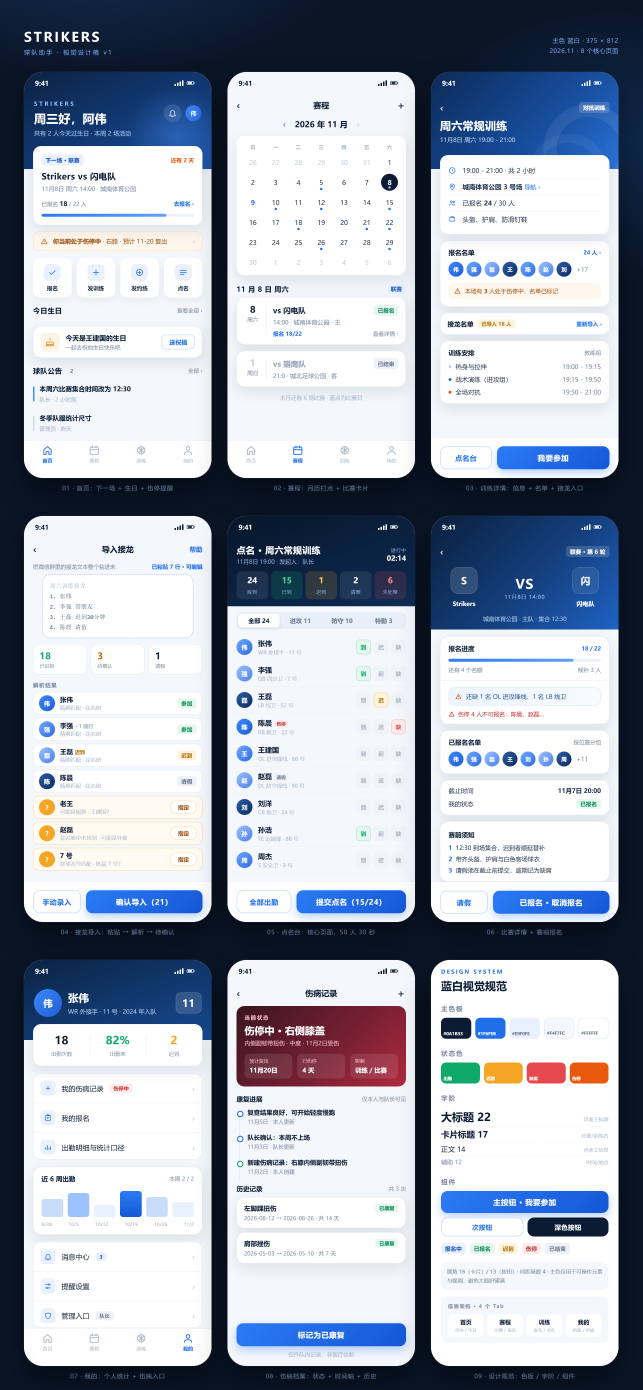
#> input picture design/out/board.png, 2570 x 5560 px (shown at 1/4 size)
$ python crop.py
#> lines starting #> are read from the running program, lines starting #| are printed output that depends on the picture
from PIL import Image
import os

BASE = os.path.dirname(os.path.abspath(__file__))
im = Image.open(os.path.join(BASE, "out", "board.png"))
#> im is the input picture: PIL image 2570x5560 RGB; mean R, G, B 160.8, 168.2, 181.5
W, H = im.size
#> W = 2570; H = 5560
sx, sy = W / 1285, H / 2780
#> sx = 2; sy = 2
n = 1
for j in range(3):
    for i in range(3):
        x = int((48 + i * 407) * sx)
        y = int((144 + j * 888) * sy)
        box = (x, y, x + int(375 * sx), y + int(812 * sy))
        im.crop(box).save(os.path.join(BASE, "out", f"s{n:02d}.png"))
        n += 1
#> this loop made 3 passes
#> pass 1, `im.crop(box).save(os.path.join(BASE, "out", f"s{n:02d}.png"))`:
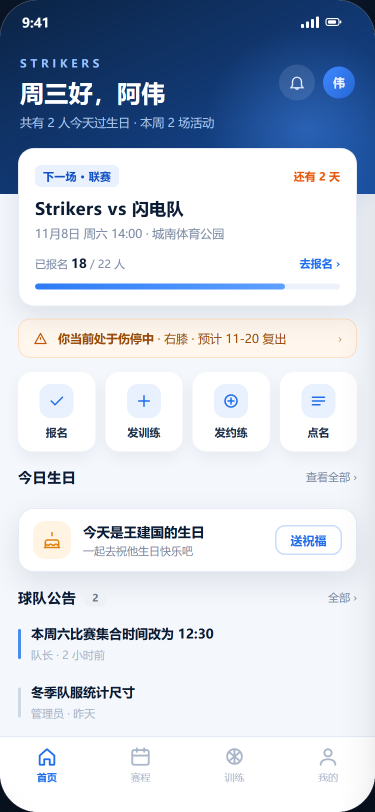
#> saved as s01.png: PIL image 750x1624 RGB (shown at 1/2 size); mean R, G, B 199.8, 208.2, 221.4
#> pass 1, `im.crop(box).save(os.path.join(BASE, "out", f"s{n:02d}.png"))`:
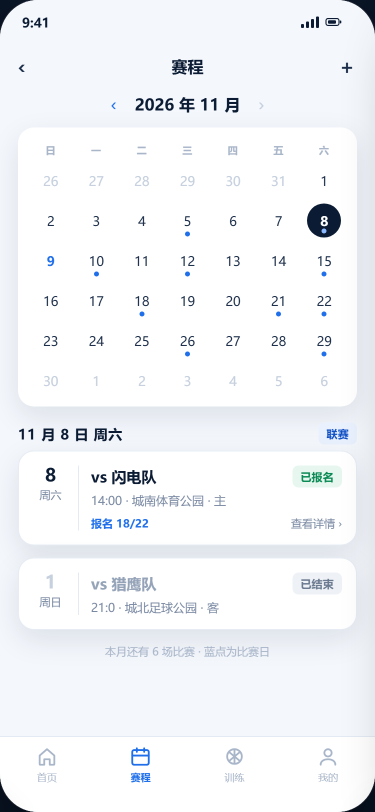
#> saved as s02.png: PIL image 750x1624 RGB (shown at 1/2 size); mean R, G, B 242.4, 244.5, 247.6
#> pass 1, `im.crop(box).save(os.path.join(BASE, "out", f"s{n:02d}.png"))`:
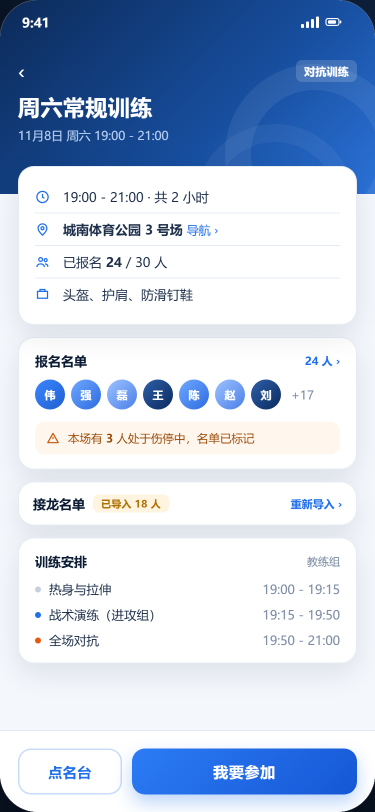
#> saved as s03.png: PIL image 750x1624 RGB (shown at 1/2 size); mean R, G, B 190.2, 204, 225.2
#> pass 2, `im.crop(box).save(os.path.join(BASE, "out", f"s{n:02d}.png"))`:
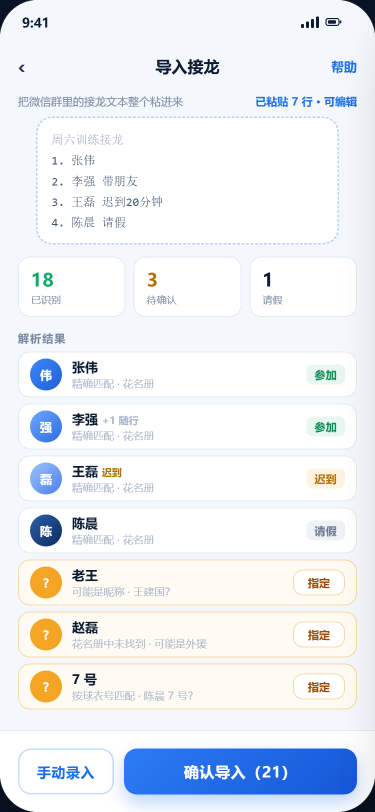
#> saved as s04.png: PIL image 750x1624 RGB (shown at 1/2 size); mean R, G, B 234.9, 238.5, 243.9
#> after the loop, n = 10
print("cropped", n - 1, "screens from", im.size)
#| cropped 9 screens from (2570, 5560)

$ run again, with design/out/s01.png copied over design/out/board.png
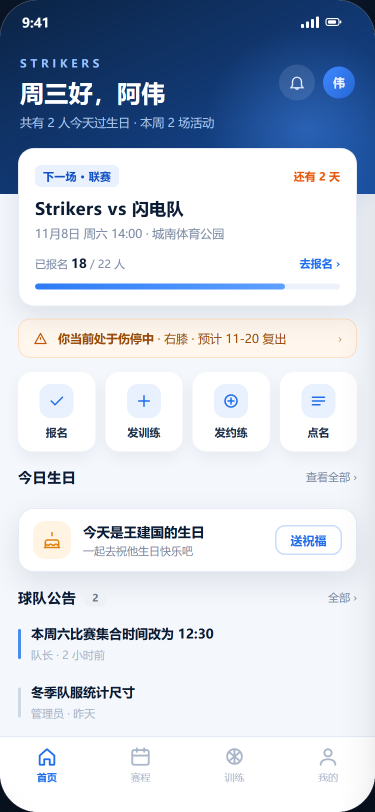
#> input picture design/out/s01.png, 750 x 1624 px (shown at 1/2 size)
#> im is the input picture: PIL image 750x1624 RGB; mean R, G, B 199.8, 208.2, 221.4
#> the loop `for j in range(3):` made 3 passes
#> pass 1, `im.crop(box).save(os.path.join(BASE, "out", f"s{n:02d}.png"))`:
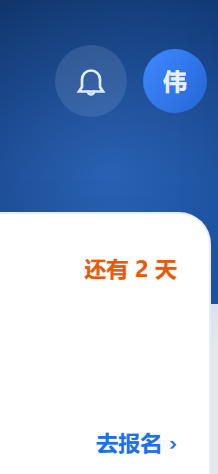
#> saved as s03.png: PIL image 218x474 RGB; mean R, G, B 152.6, 174.2, 208
#> pass 2, `im.crop(box).save(os.path.join(BASE, "out", f"s{n:02d}.png"))`:
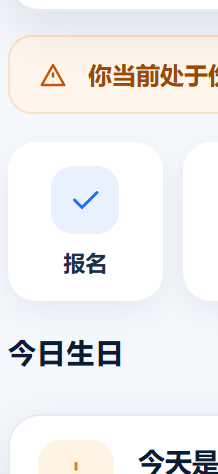
#> saved as s04.png: PIL image 218x474 RGB; mean R, G, B 239.3, 238.6, 239.1
#> after the loop `for j in range(3):`: n = 10
#| cropped 9 screens from (750, 1624)

$ run again, with design/out/s02.png copied over design/out/board.png
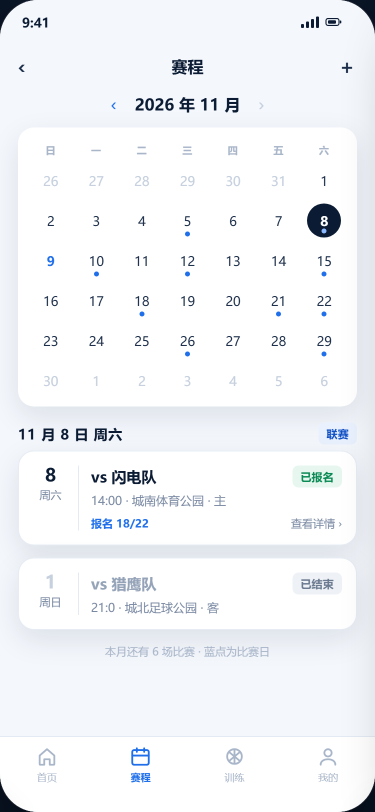
#> input picture design/out/s02.png, 750 x 1624 px (shown at 1/2 size)
#> im is the input picture: PIL image 750x1624 RGB; mean R, G, B 242.4, 244.5, 247.6
#> the loop `for j in range(3):` made 3 passes
#> pass 1, `im.crop(box).save(os.path.join(BASE, "out", f"s{n:02d}.png"))`:
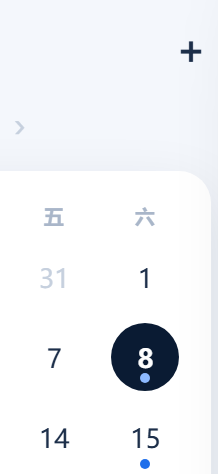
#> saved as s03.png: PIL image 218x474 RGB; mean R, G, B 240.1, 242.1, 245.2
#> pass 2, `im.crop(box).save(os.path.join(BASE, "out", f"s{n:02d}.png"))`:
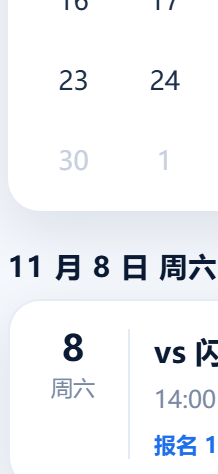
#> saved as s04.png: PIL image 218x474 RGB; mean R, G, B 241.2, 243, 245.9
#> after the loop `for j in range(3):`: n = 10
#| cropped 9 screens from (750, 1624)

$ run again, with design/out/s03.png copied over design/out/board.png
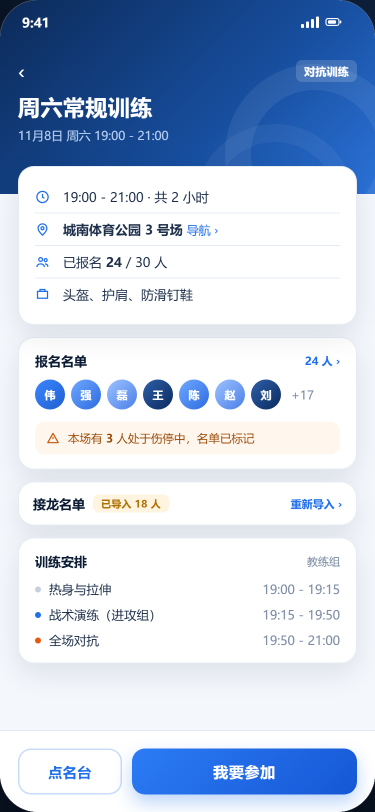
#> input picture design/out/s03.png, 750 x 1624 px (shown at 1/2 size)
#> im is the input picture: PIL image 750x1624 RGB; mean R, G, B 190.2, 204, 225.2
#> the loop `for j in range(3):` made 3 passes
#> pass 1, `im.crop(box).save(os.path.join(BASE, "out", f"s{n:02d}.png"))`:
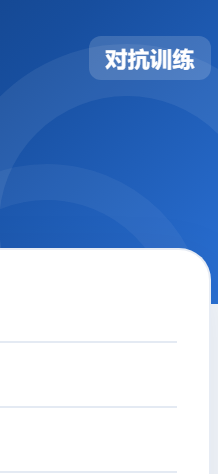
#> saved as s03.png: PIL image 218x474 RGB; mean R, G, B 141.1, 171.2, 214.9
#> pass 2, `im.crop(box).save(os.path.join(BASE, "out", f"s{n:02d}.png"))`:
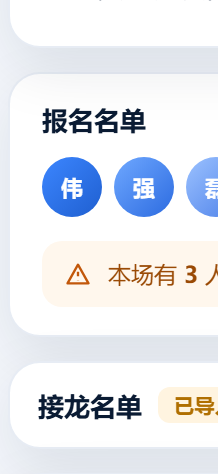
#> saved as s04.png: PIL image 218x474 RGB; mean R, G, B 230.2, 233.4, 239.5
#> after the loop `for j in range(3):`: n = 10
#| cropped 9 screens from (750, 1624)
